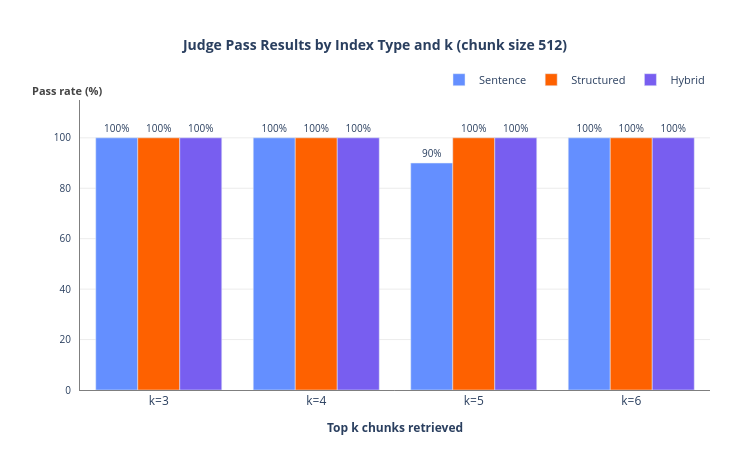
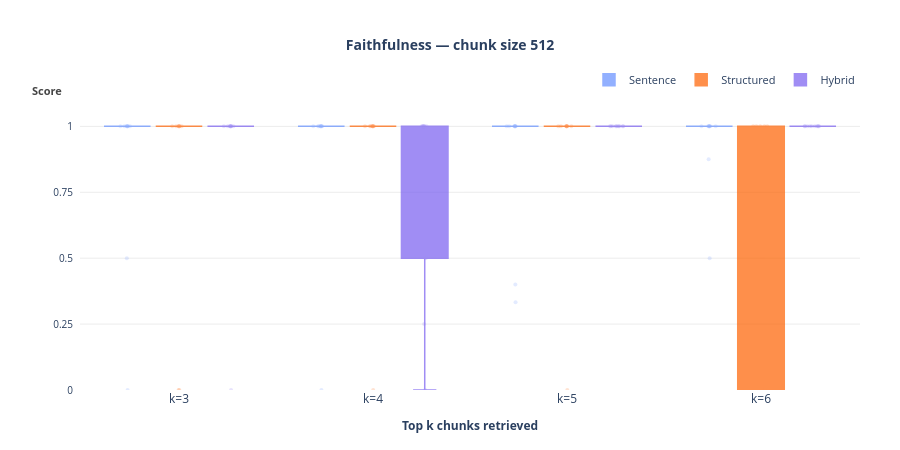
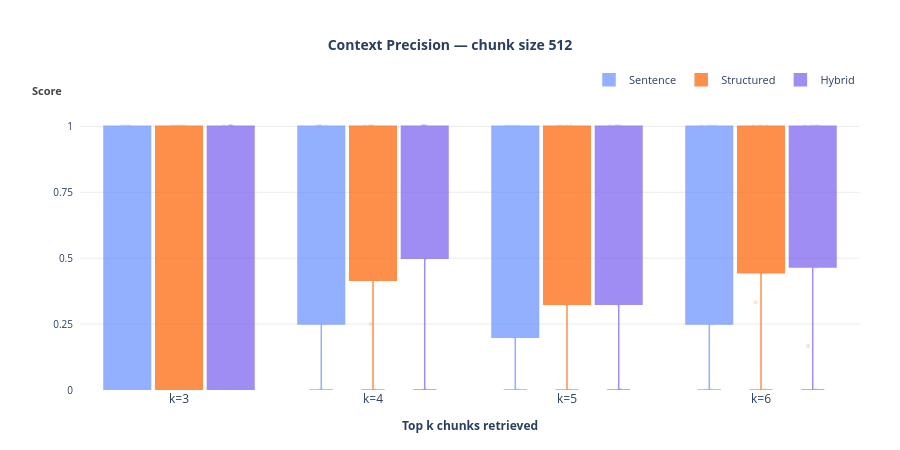
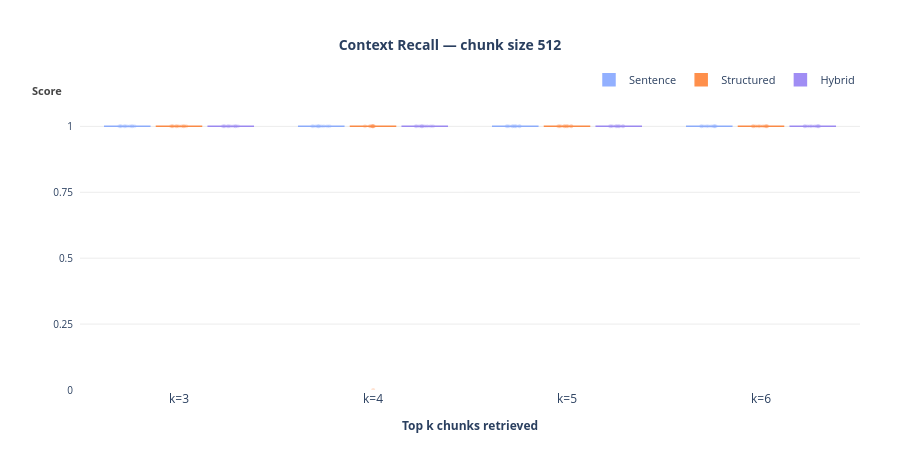

Notebook code cell kept with these figures, in order:
### Markdown cell above
# NO ANSWARE: 512

### Code cell
CHUNK_SIZE = 512
df    = load_all_results(chunk_size=CHUNK_SIZE, no_answare=True)
stats = pass_stats(df)
means = metric_means(df, NO_ANSWARE_METRICS)

plot_pass_rate(stats, PLOTS_NO_ANSWARE_DIR / "1_pass_rate.png",
               f"Judge Pass Results by Index Type and k (chunk size {CHUNK_SIZE})", INDEX_LABELS)
plot_metrics_lines(means, PLOTS_NO_ANSWARE_DIR / "2_metrics_lines.png", NO_ANSWARE_METRICS, INDEX_LABELS)

# plot_metrics_boxplots(df, PLOTS_NO_ANSWARE_DIR / "3_metrics_boxplots.png", NO_ANSWARE_METRICS, INDEX_LABELS,
#                       f"RAGAS Metrics Distribution by Index Type — chunk size {CHUNK_SIZE} (all k pooled)")



for metric in NO_ANSWARE_METRICS:
    plot_single_metric_boxplot(
        df,
        PLOTS_NO_ANSWARE_DIR / f"boxplot_no_answare_{CHUNK_SIZE}_{metric}.png",
        metric,
        INDEX_LABELS,
        f"{metric.replace('_', ' ').title()} — chunk size {CHUNK_SIZE}",
    )

### Figure 1 — Plotly figure (JSON) as saved in the notebook; plotly's stock layout.template omitted (floating-point values rounded to 4 significant figures)
{"data": [{"marker": {"color": "#648FFF"}, "name": "Sentence", "text": ["100%", "100%", "90%", "100%"], "textfont": {"size": 10}, "textposition": "outside", "type": "bar", "x": ["k=3", "k=4", "k=5", "k=6"], "y": [100.0, 100.0, 90.0, 100.0]}, {"marker": {"color": "#FE6100"}, "name": "Structured", "text": ["100%", "100%", "100%", "100%"], "textfont": {"size": 10}, "textposition": "outside", "type": "bar", "x": ["k=3", "k=4", "k=5", "k=6"], "y": [100.0, 100.0, 100.0, 100.0]}, {"marker": {"color": "#785EF0"}, "name": "Hybrid", "text": ["100%", "100%", "100%", "100%"], "textfont": {"size": 10}, "textposition": "outside", "type": "bar", "x": ["k=3", "k=4", "k=5", "k=6"], "y": [100.0, 100.0, 100.0, 100.0]}], "layout": {"annotations": [{"font": {"color": "#444", "size": 11}, "showarrow": false, "text": "<b>Pass rate (%)</b>", "x": 0.04, "xanchor": "right", "xref": "paper", "y": 1, "yanchor": "bottom", "yref": "paper"}], "barmode": "group", "height": 450, "legend": {"font": {"size": 11}, "orientation": "h", "x": 1, "xanchor": "right", "y": 1.02, "yanchor": "bottom"}, "margin": {"b": 60, "l": 80, "r": 40, "t": 100}, "paper_bgcolor": "white", "plot_bgcolor": "white", "title": {"font": {"size": 14, "weight": "bold"}, "text": "Judge Pass Results by Index Type and k (chunk size 512)", "x": 0.5, "xanchor": "center"}, "width": 750, "xaxis": {"linecolor": "rgba(0,0,0,0.5)", "linewidth": 1, "showline": true, "tickangle": 0, "tickfont": {"size": 12}, "title": {"font": {"size": 12}, "text": "<b>Top k chunks retrieved</b>"}}, "yaxis": {"gridcolor": "rgba(0,0,0,0.08)", "gridwidth": 1, "linecolor": "rgba(0,0,0,0.5)", "linewidth": 1, "range": [0, 115], "showgrid": true, "showline": true, "tickfont": {"size": 10}, "ticklabelstandoff": 6, "tickvals": [0, 20, 40, 60, 80, 100]}}}

### Figure 2 — Plotly figure (JSON) as saved in the notebook; plotly's stock layout.template omitted (floating-point values rounded to 4 significant figures)
{"data": [{"boxmean": false, "boxpoints": "all", "fillcolor": "#648FFF", "jitter": 0.4, "legendgroup": "Sentence", "line": {"color": "#648FFF", "width": 1.5}, "marker": {"color": "#648FFF", "line": {"width": 0}, "opacity": 0.25, "size": 4}, "name": "Sentence", "opacity": 0.7, "pointpos": 0, "showlegend": true, "type": "box", "x": ["k=3", "k=3", "k=3", "k=3", "k=3", "k=3", "k=3", "k=3", "k=3", "k=3", "k=4", "k=4", "k=4", "k=4", "k=4", "k=4", "k=4", "k=4", "k=4", "k=4", "k=5", "k=5", "k=5", "k=5", "k=5", "k=5", "k=5", "k=5", "k=5", "k=5", "k=6", "k=6", "k=6", "k=6", "k=6", "k=6", "k=6", "k=6", "k=6", "k=6"], "y": [1, 0, 1, 1, 1, 0.5, 1, 1, 1, 1, 1, 0, 1, 1, 1, 1, 1, 1, 1, 1, 1, 1, 1, 1, 1, 1, 1, 0.4, 1, 0.3333, 1, 0.875, 1, 1, 1, 1, 1, 0.5, 1, 1]}, {"boxmean": false, "boxpoints": "all", "fillcolor": "#FE6100", "jitter": 0.4, "legendgroup": "Structured", "line": {"color": "#FE6100", "width": 1.5}, "marker": {"color": "#FE6100", "line": {"width": 0}, "opacity": 0.25, "size": 4}, "name": "Structured", "opacity": 0.7, "pointpos": 0, "showlegend": true, "type": "box", "x": ["k=3", "k=3", "k=3", "k=3", "k=3", "k=3", "k=3", "k=3", "k=3", "k=3", "k=4", "k=4", "k=4", "k=4", "k=4", "k=4", "k=4", "k=4", "k=4", "k=4", "k=5", "k=5", "k=5", "k=5", "k=5", "k=5", "k=5", "k=5", "k=5", "k=5", "k=6", "k=6", "k=6", "k=6", "k=6", "k=6", "k=6", "k=6", "k=6", "k=6"], "y": [1, 1, 0, 1, 1, 0, 1, 1, 1, 1, 1, 1, 1, 1, 1, 1, 1, 1, 0, 1, 1, 1, 1, 1, 1, 0, 1, 1, 1, 1, 1, 0, 1, 1, 0.5, 0, 1, 0.6, 0, 1]}, {"boxmean": false, "boxpoints": "all", "fillcolor": "#785EF0", "jitter": 0.4, "legendgroup": "Hybrid", "line": {"color": "#785EF0", "width": 1.5}, "marker": {"color": "#785EF0", "line": {"width": 0}, "opacity": 0.25, "size": 4}, "name": "Hybrid", "opacity": 0.7, "pointpos": 0, "showlegend": true, "type": "box", "x": ["k=3", "k=3", "k=3", "k=3", "k=3", "k=3", "k=3", "k=3", "k=3", "k=3", "k=4", "k=4", "k=4", "k=4", "k=4", "k=4", "k=4", "k=4", "k=4", "k=4", "k=5", "k=5", "k=5", "k=5", "k=5", "k=5", "k=5", "k=5", "k=5", "k=5", "k=6", "k=6", "k=6", "k=6", "k=6", "k=6", "k=6", "k=6", "k=6", "k=6"], "y": [1, 1, 1, 1, 1, 0, 1, 1, 1, 1, 1, 1, 1, 1, 1, 0.5, 1, 0.25, 0, 1, 1, 1, 1, 1, 1, 1, 1, 1, 1, 1, 1, 1, 1, 1, 1, 1, 1, 1, 1, 1]}], "layout": {"annotations": [{"font": {"color": "#444", "size": 11}, "showarrow": false, "text": "<b>Score</b>", "x": -0.02, "xanchor": "right", "xref": "paper", "y": 1, "yanchor": "bottom", "yref": "paper"}], "boxgap": 0.2, "boxgroupgap": 0.1, "boxmode": "group", "height": 450, "legend": {"font": {"size": 11}, "orientation": "h", "x": 1, "xanchor": "right", "y": 1.02, "yanchor": "bottom"}, "margin": {"b": 60, "l": 80, "r": 40, "t": 100}, "paper_bgcolor": "white", "plot_bgcolor": "white", "title": {"font": {"size": 14, "weight": "bold"}, "text": "Faithfulness — chunk size 512", "x": 0.5, "xanchor": "center"}, "width": 900, "xaxis": {"categoryarray": ["k=3", "k=4", "k=5", "k=6"], "categoryorder": "array", "linecolor": "rgba(0,0,0,0.5)", "linewidth": 1, "showline": false, "tickangle": 0, "tickfont": {"size": 12}, "title": {"font": {"size": 12}, "text": "<b>Top k chunks retrieved</b>"}}, "yaxis": {"gridcolor": "rgba(0,0,0,0.08)", "gridwidth": 1, "linecolor": "rgba(0,0,0,0.5)", "linewidth": 1, "range": [0, 1.1], "showgrid": true, "showline": false, "tickfont": {"size": 10}, "ticklabelstandoff": 6, "tickvals": [0, 0.25, 0.5, 0.75, 1], "title": {"text": ""}}}}

### Figure 3 — Plotly figure (JSON) as saved in the notebook; plotly's stock layout.template omitted (floating-point values rounded to 4 significant figures)
{"data": [{"boxmean": false, "boxpoints": "all", "fillcolor": "#648FFF", "jitter": 0.4, "legendgroup": "Sentence", "line": {"color": "#648FFF", "width": 1.5}, "marker": {"color": "#648FFF", "line": {"width": 0}, "opacity": 0.25, "size": 4}, "name": "Sentence", "opacity": 0.7, "pointpos": 0, "showlegend": true, "type": "box", "x": ["k=3", "k=3", "k=3", "k=3", "k=3", "k=3", "k=3", "k=3", "k=3", "k=3", "k=4", "k=4", "k=4", "k=4", "k=4", "k=4", "k=4", "k=4", "k=4", "k=4", "k=5", "k=5", "k=5", "k=5", "k=5", "k=5", "k=5", "k=5", "k=5", "k=5", "k=6", "k=6", "k=6", "k=6", "k=6", "k=6", "k=6", "k=6", "k=6", "k=6"], "y": [0, 0, 0, 0.5833, 1, 1, 0.5833, 1, 0.8333, 1, 0, 0.5, 0, 0.25, 1, 1, 1, 1, 0.8333, 1, 0.2, 0, 0, 0.4778, 1, 1, 0.6792, 1, 0.8333, 1, 0.25, 0, 0, 1, 1, 0.8333, 1, 1, 0.7708, 0.9667]}, {"boxmean": false, "boxpoints": "all", "fillcolor": "#FE6100", "jitter": 0.4, "legendgroup": "Structured", "line": {"color": "#FE6100", "width": 1.5}, "marker": {"color": "#FE6100", "line": {"width": 0}, "opacity": 0.25, "size": 4}, "name": "Structured", "opacity": 0.7, "pointpos": 0, "showlegend": true, "type": "box", "x": ["k=3", "k=3", "k=3", "k=3", "k=3", "k=3", "k=3", "k=3", "k=3", "k=3", "k=4", "k=4", "k=4", "k=4", "k=4", "k=4", "k=4", "k=4", "k=4", "k=4", "k=5", "k=5", "k=5", "k=5", "k=5", "k=5", "k=5", "k=5", "k=5", "k=5", "k=6", "k=6", "k=6", "k=6", "k=6", "k=6", "k=6", "k=6", "k=6", "k=6"], "y": [1, 0, 0, 0.3333, 1, 0, 1, 1, 0, 1, 1, 0.5833, 0, 0.5, 1, 0.4167, 1, 1, 0.25, 0.75, 1, 0.325, 0, 1, 0.95, 0.5833, 1, 1, 0.325, 0.7, 1, 0.4444, 0, 0.3333, 0.9267, 0.6667, 1, 1, 0.5333, 0.7]}, {"boxmean": false, "boxpoints": "all", "fillcolor": "#785EF0", "jitter": 0.4, "legendgroup": "Hybrid", "line": {"color": "#785EF0", "width": 1.5}, "marker": {"color": "#785EF0", "line": {"width": 0}, "opacity": 0.25, "size": 4}, "name": "Hybrid", "opacity": 0.7, "pointpos": 0, "showlegend": true, "type": "box", "x": ["k=3", "k=3", "k=3", "k=3", "k=3", "k=3", "k=3", "k=3", "k=3", "k=3", "k=4", "k=4", "k=4", "k=4", "k=4", "k=4", "k=4", "k=4", "k=4", "k=4", "k=5", "k=5", "k=5", "k=5", "k=5", "k=5", "k=5", "k=5", "k=5", "k=5", "k=6", "k=6", "k=6", "k=6", "k=6", "k=6", "k=6", "k=6", "k=6", "k=6"], "y": [0, 1, 0, 0.8333, 1, 1, 1, 1, 0, 1, 0, 0.9167, 0, 1, 1, 1, 1, 1, 0.5, 1, 0, 0.5, 0, 0.8333, 1, 1, 1, 1, 0.325, 1, 0.1667, 0.9267, 0, 0.7222, 1, 0.4667, 1, 1, 0.5333, 1]}], "layout": {"annotations": [{"font": {"color": "#444", "size": 11}, "showarrow": false, "text": "<b>Score</b>", "x": -0.02, "xanchor": "right", "xref": "paper", "y": 1, "yanchor": "bottom", "yref": "paper"}], "boxgap": 0.2, "boxgroupgap": 0.1, "boxmode": "group", "height": 450, "legend": {"font": {"size": 11}, "orientation": "h", "x": 1, "xanchor": "right", "y": 1.02, "yanchor": "bottom"}, "margin": {"b": 60, "l": 80, "r": 40, "t": 100}, "paper_bgcolor": "white", "plot_bgcolor": "white", "title": {"font": {"size": 14, "weight": "bold"}, "text": "Context Precision — chunk size 512", "x": 0.5, "xanchor": "center"}, "width": 900, "xaxis": {"categoryarray": ["k=3", "k=4", "k=5", "k=6"], "categoryorder": "array", "linecolor": "rgba(0,0,0,0.5)", "linewidth": 1, "showline": false, "tickangle": 0, "tickfont": {"size": 12}, "title": {"font": {"size": 12}, "text": "<b>Top k chunks retrieved</b>"}}, "yaxis": {"gridcolor": "rgba(0,0,0,0.08)", "gridwidth": 1, "linecolor": "rgba(0,0,0,0.5)", "linewidth": 1, "range": [0, 1.1], "showgrid": true, "showline": false, "tickfont": {"size": 10}, "ticklabelstandoff": 6, "tickvals": [0, 0.25, 0.5, 0.75, 1], "title": {"text": ""}}}}

### Figure 4 — Plotly figure (JSON) as saved in the notebook; plotly's stock layout.template omitted (floating-point values rounded to 4 significant figures)
{"data": [{"boxmean": false, "boxpoints": "all", "fillcolor": "#648FFF", "jitter": 0.4, "legendgroup": "Sentence", "line": {"color": "#648FFF", "width": 1.5}, "marker": {"color": "#648FFF", "line": {"width": 0}, "opacity": 0.25, "size": 4}, "name": "Sentence", "opacity": 0.7, "pointpos": 0, "showlegend": true, "type": "box", "x": ["k=3", "k=3", "k=3", "k=3", "k=3", "k=3", "k=3", "k=3", "k=3", "k=3", "k=4", "k=4", "k=4", "k=4", "k=4", "k=4", "k=4", "k=4", "k=4", "k=4", "k=5", "k=5", "k=5", "k=5", "k=5", "k=5", "k=5", "k=5", "k=5", "k=5", "k=6", "k=6", "k=6", "k=6", "k=6", "k=6", "k=6", "k=6", "k=6", "k=6"], "y": [1, 1, 1, 1, 1, 1, 1, 1, 1, 1, 1, 1, 1, 1, 1, 1, 1, 1, 1, 1, 1, 1, 1, 1, 1, 1, 1, 1, 1, 1, 1, 1, 1, 1, 1, 1, 1, 1, 1, 1]}, {"boxmean": false, "boxpoints": "all", "fillcolor": "#FE6100", "jitter": 0.4, "legendgroup": "Structured", "line": {"color": "#FE6100", "width": 1.5}, "marker": {"color": "#FE6100", "line": {"width": 0}, "opacity": 0.25, "size": 4}, "name": "Structured", "opacity": 0.7, "pointpos": 0, "showlegend": true, "type": "box", "x": ["k=3", "k=3", "k=3", "k=3", "k=3", "k=3", "k=3", "k=3", "k=3", "k=3", "k=4", "k=4", "k=4", "k=4", "k=4", "k=4", "k=4", "k=4", "k=4", "k=4", "k=5", "k=5", "k=5", "k=5", "k=5", "k=5", "k=5", "k=5", "k=5", "k=5", "k=6", "k=6", "k=6", "k=6", "k=6", "k=6", "k=6", "k=6", "k=6", "k=6"], "y": [1, 1, 1, 1, 1, 1, 1, 1, 1, 1, 1, 1, 1, 0, 1, 1, 1, 1, 1, 1, 1, 1, 1, 1, 1, 1, 1, 1, 1, 1, 1, 1, 1, 1, 1, 1, 1, 1, 1, 1]}, {"boxmean": false, "boxpoints": "all", "fillcolor": "#785EF0", "jitter": 0.4, "legendgroup": "Hybrid", "line": {"color": "#785EF0", "width": 1.5}, "marker": {"color": "#785EF0", "line": {"width": 0}, "opacity": 0.25, "size": 4}, "name": "Hybrid", "opacity": 0.7, "pointpos": 0, "showlegend": true, "type": "box", "x": ["k=3", "k=3", "k=3", "k=3", "k=3", "k=3", "k=3", "k=3", "k=3", "k=3", "k=4", "k=4", "k=4", "k=4", "k=4", "k=4", "k=4", "k=4", "k=4", "k=4", "k=5", "k=5", "k=5", "k=5", "k=5", "k=5", "k=5", "k=5", "k=5", "k=5", "k=6", "k=6", "k=6", "k=6", "k=6", "k=6", "k=6", "k=6", "k=6", "k=6"], "y": [1, 1, 1, 1, 1, 1, 1, 1, 1, 1, 1, 1, 1, 1, 1, 1, 1, 1, 1, 1, 1, 1, 1, 1, 1, 1, 1, 1, 1, 1, 1, 1, 1, 1, 1, 1, 1, 1, 1, 1]}], "layout": {"annotations": [{"font": {"color": "#444", "size": 11}, "showarrow": false, "text": "<b>Score</b>", "x": -0.02, "xanchor": "right", "xref": "paper", "y": 1, "yanchor": "bottom", "yref": "paper"}], "boxgap": 0.2, "boxgroupgap": 0.1, "boxmode": "group", "height": 450, "legend": {"font": {"size": 11}, "orientation": "h", "x": 1, "xanchor": "right", "y": 1.02, "yanchor": "bottom"}, "margin": {"b": 60, "l": 80, "r": 40, "t": 100}, "paper_bgcolor": "white", "plot_bgcolor": "white", "title": {"font": {"size": 14, "weight": "bold"}, "text": "Context Recall — chunk size 512", "x": 0.5, "xanchor": "center"}, "width": 900, "xaxis": {"categoryarray": ["k=3", "k=4", "k=5", "k=6"], "categoryorder": "array", "linecolor": "rgba(0,0,0,0.5)", "linewidth": 1, "showline": false, "tickangle": 0, "tickfont": {"size": 12}, "title": {"font": {"size": 12}, "text": "<b>Top k chunks retrieved</b>"}}, "yaxis": {"gridcolor": "rgba(0,0,0,0.08)", "gridwidth": 1, "linecolor": "rgba(0,0,0,0.5)", "linewidth": 1, "range": [0, 1.1], "showgrid": true, "showline": false, "tickfont": {"size": 10}, "ticklabelstandoff": 6, "tickvals": [0, 0.25, 0.5, 0.75, 1], "title": {"text": ""}}}}
